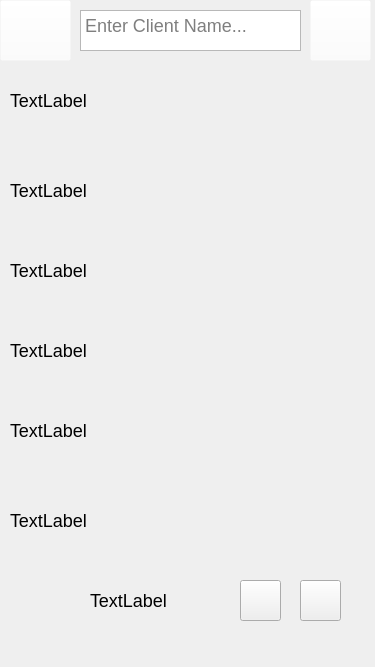
<?xml version="1.0" encoding="UTF-8"?>
<ui version="4.0">
 <class>AdminSearchUsers</class>
 <widget class="QWidget" name="AdminSearchUsers">
  <property name="geometry">
   <rect>
    <x>0</x>
    <y>0</y>
    <width>375</width>
    <height>667</height>
   </rect>
  </property>
  <property name="windowTitle">
   <string>Form</string>
  </property>
  <widget class="QStackedWidget" name="stackedWidget">
   <property name="geometry">
    <rect>
     <x>0</x>
     <y>0</y>
     <width>381</width>
     <height>671</height>
    </rect>
   </property>
   <widget class="QWidget" name="page">
    <widget class="QLabel" name="lbl_stripedBackground">
     <property name="geometry">
      <rect>
       <x>-150</x>
       <y>-70</y>
       <width>671</width>
       <height>841</height>
      </rect>
     </property>
     <property name="styleSheet">
      <string notr="true">image:url(:/images/stripedBackground.png);</string>
     </property>
     <property name="text">
      <string/>
     </property>
    </widget>
    <widget class="QPushButton" name="btn_pageLeft">
     <property name="geometry">
      <rect>
       <x>240</x>
       <y>580</y>
       <width>41</width>
       <height>41</height>
      </rect>
     </property>
     <property name="styleSheet">
      <string notr="true">image:url(:/images/pageLeft.png);</string>
     </property>
     <property name="text">
      <string/>
     </property>
    </widget>
    <widget class="QLabel" name="lbl_topBar">
     <property name="geometry">
      <rect>
       <x>-2</x>
       <y>-15</y>
       <width>381</width>
       <height>91</height>
      </rect>
     </property>
     <property name="text">
      <string/>
     </property>
     <property name="pixmap">
      <pixmap resource="resources.qrc">:/images/topBar.png</pixmap>
     </property>
    </widget>
    <widget class="QPushButton" name="btn_pageRight">
     <property name="geometry">
      <rect>
       <x>300</x>
       <y>580</y>
       <width>41</width>
       <height>41</height>
      </rect>
     </property>
     <property name="styleSheet">
      <string notr="true">image: url(:/images/pageRight.png);</string>
     </property>
     <property name="text">
      <string/>
     </property>
    </widget>
    <widget class="QPushButton" name="btn_backToAdminHome">
     <property name="geometry">
      <rect>
       <x>0</x>
       <y>0</y>
       <width>71</width>
       <height>61</height>
      </rect>
     </property>
     <property name="styleSheet">
      <string notr="true">image: url(:/images/backArrow2.png);
background-color: rgba(255, 255, 255, 0);</string>
     </property>
     <property name="text">
      <string/>
     </property>
    </widget>
    <widget class="QLabel" name="lbl_currentPage">
     <property name="geometry">
      <rect>
       <x>90</x>
       <y>590</y>
       <width>121</width>
       <height>20</height>
      </rect>
     </property>
     <property name="styleSheet">
      <string notr="true">color:black;
font-family:arial;
font-size:18px;</string>
     </property>
     <property name="text">
      <string>TextLabel</string>
     </property>
    </widget>
    <widget class="QTextEdit" name="textEdit_searchBar">
     <property name="geometry">
      <rect>
       <x>80</x>
       <y>10</y>
       <width>221</width>
       <height>41</height>
      </rect>
     </property>
     <property name="styleSheet">
      <string notr="true">font-size:18px;</string>
     </property>
     <property name="placeholderText">
      <string>Enter Client Name...</string>
     </property>
    </widget>
    <widget class="QPushButton" name="btn_search">
     <property name="geometry">
      <rect>
       <x>310</x>
       <y>0</y>
       <width>61</width>
       <height>61</height>
      </rect>
     </property>
     <property name="styleSheet">
      <string notr="true">image:url(:/images/searchIcon.png);
background-color:rgba(255, 255, 255, 0);</string>
     </property>
     <property name="text">
      <string/>
     </property>
    </widget>
    <widget class="QLabel" name="lbl_foundName_1">
     <property name="geometry">
      <rect>
       <x>10</x>
       <y>70</y>
       <width>351</width>
       <height>61</height>
      </rect>
     </property>
     <property name="styleSheet">
      <string notr="true">font-family:arial;
font-size:18px;
color:black;</string>
     </property>
     <property name="text">
      <string>TextLabel</string>
     </property>
    </widget>
    <widget class="QLabel" name="lbl_foundName_2">
     <property name="geometry">
      <rect>
       <x>10</x>
       <y>160</y>
       <width>351</width>
       <height>61</height>
      </rect>
     </property>
     <property name="styleSheet">
      <string notr="true">font-family:arial;
font-size:18px;
color:black;</string>
     </property>
     <property name="text">
      <string>TextLabel</string>
     </property>
    </widget>
    <widget class="QLabel" name="lbl_foundName_3">
     <property name="geometry">
      <rect>
       <x>10</x>
       <y>240</y>
       <width>351</width>
       <height>61</height>
      </rect>
     </property>
     <property name="styleSheet">
      <string notr="true">font-family:arial;
font-size:18px;
color:black;</string>
     </property>
     <property name="text">
      <string>TextLabel</string>
     </property>
    </widget>
    <widget class="QLabel" name="lbl_foundName_4">
     <property name="geometry">
      <rect>
       <x>10</x>
       <y>320</y>
       <width>351</width>
       <height>61</height>
      </rect>
     </property>
     <property name="styleSheet">
      <string notr="true">font-family:arial;
font-size:18px;
color:black;</string>
     </property>
     <property name="text">
      <string>TextLabel</string>
     </property>
    </widget>
    <widget class="QLabel" name="lbl_foundName_5">
     <property name="geometry">
      <rect>
       <x>10</x>
       <y>400</y>
       <width>351</width>
       <height>61</height>
      </rect>
     </property>
     <property name="styleSheet">
      <string notr="true">font-family:arial;
font-size:18px;
color:black;</string>
     </property>
     <property name="text">
      <string>TextLabel</string>
     </property>
    </widget>
    <widget class="QLabel" name="lbl_foundName_6">
     <property name="geometry">
      <rect>
       <x>10</x>
       <y>490</y>
       <width>351</width>
       <height>61</height>
      </rect>
     </property>
     <property name="styleSheet">
      <string notr="true">font-family:arial;
font-size:18px;
color:black;</string>
     </property>
     <property name="text">
      <string>TextLabel</string>
     </property>
    </widget>
    <zorder>lbl_stripedBackground</zorder>
    <zorder>btn_pageLeft</zorder>
    <zorder>lbl_topBar</zorder>
    <zorder>btn_pageRight</zorder>
    <zorder>lbl_currentPage</zorder>
    <zorder>btn_backToAdminHome</zorder>
    <zorder>textEdit_searchBar</zorder>
    <zorder>btn_search</zorder>
    <zorder>lbl_foundName_1</zorder>
    <zorder>lbl_foundName_2</zorder>
    <zorder>lbl_foundName_3</zorder>
    <zorder>lbl_foundName_4</zorder>
    <zorder>lbl_foundName_5</zorder>
    <zorder>lbl_foundName_6</zorder>
   </widget>
   <widget class="QWidget" name="page_2"/>
  </widget>
 </widget>
 <resources>
  <include location="resources.qrc"/>
 </resources>
 <connections/>
</ui>
